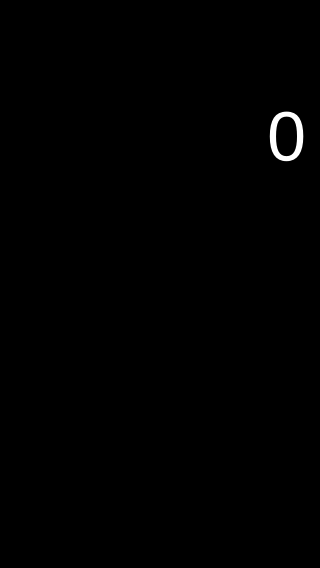
<?xml version="1.0" encoding="UTF-8"?>
<ui version="4.0">
 <class>Calculator</class>
 <widget class="QWidget" name="Calculator">
  <property name="geometry">
   <rect>
    <x>0</x>
    <y>0</y>
    <width>320</width>
    <height>568</height>
   </rect>
  </property>
  <property name="sizePolicy">
   <sizepolicy hsizetype="Fixed" vsizetype="Fixed">
    <horstretch>0</horstretch>
    <verstretch>0</verstretch>
   </sizepolicy>
  </property>
  <property name="minimumSize">
   <size>
    <width>320</width>
    <height>528</height>
   </size>
  </property>
  <property name="maximumSize">
   <size>
    <width>320</width>
    <height>568</height>
   </size>
  </property>
  <property name="windowTitle">
   <string>Calculator</string>
  </property>
  <property name="styleSheet">
   <string notr="true">QWidget{
background-color : #000000;
}

QPushButton{
	border-radius : 32px;
	font-size : 30px;
	padding-bottom:5px;
	padding-right:1px;
}

QLabel {
	border: solid;
	font-size: 70px;
	color:#FFFFFF;
}
[accessibleName = &quot;specialOperator&quot;] {
	background-color: rgb(136, 136, 136);
	color: #191919;
}

[accessibleName = &quot;operator&quot;] {
	background-color: #DD8502;
	color: #FFFFFF;
}

[accessibleName = &quot;digit&quot;] {
	background-color: rgb(52, 54, 59);
	color: #FFFFFF;
}

[accessibleName = &quot;digit&quot;]::hover {
	background-color: rgb(103, 107, 112);
	color: #FFFFFF;
}

[accessibleName = &quot;operator&quot;]::hover {
	background-color: #FFC660;
	color: #FFFFFF;
}

[accessibleName = &quot;specialOperator&quot;]::hover {
	background-color: rgb(180, 180, 180);
}</string>
  </property>
  <widget class="QPushButton" name="AC">
   <property name="geometry">
    <rect>
     <x>10</x>
     <y>200</y>
     <width>64</width>
     <height>64</height>
    </rect>
   </property>
   <property name="accessibleName">
    <string>specialOperator</string>
   </property>
   <property name="accessibleDescription">
    <string/>
   </property>
   <property name="text">
    <string>AC</string>
   </property>
  </widget>
  <widget class="QPushButton" name="plusMinus">
   <property name="geometry">
    <rect>
     <x>90</x>
     <y>200</y>
     <width>64</width>
     <height>64</height>
    </rect>
   </property>
   <property name="font">
    <font>
     <pointsize>-1</pointsize>
    </font>
   </property>
   <property name="accessibleName">
    <string>specialOperator</string>
   </property>
   <property name="accessibleDescription">
    <string>6</string>
   </property>
   <property name="text">
    <string>±</string>
   </property>
  </widget>
  <widget class="QPushButton" name="Percents">
   <property name="geometry">
    <rect>
     <x>168</x>
     <y>200</y>
     <width>64</width>
     <height>64</height>
    </rect>
   </property>
   <property name="accessibleName">
    <string>specialOperator</string>
   </property>
   <property name="accessibleDescription">
    <string>5</string>
   </property>
   <property name="text">
    <string>%</string>
   </property>
  </widget>
  <widget class="QPushButton" name="Divide">
   <property name="geometry">
    <rect>
     <x>246</x>
     <y>200</y>
     <width>64</width>
     <height>64</height>
    </rect>
   </property>
   <property name="accessibleName">
    <string>operator</string>
   </property>
   <property name="accessibleDescription">
    <string>4</string>
   </property>
   <property name="text">
    <string>÷</string>
   </property>
  </widget>
  <widget class="QPushButton" name="Button_7">
   <property name="geometry">
    <rect>
     <x>10</x>
     <y>274</y>
     <width>64</width>
     <height>64</height>
    </rect>
   </property>
   <property name="accessibleName">
    <string>digit</string>
   </property>
   <property name="text">
    <string>7</string>
   </property>
  </widget>
  <widget class="QPushButton" name="Button_4">
   <property name="geometry">
    <rect>
     <x>10</x>
     <y>348</y>
     <width>64</width>
     <height>64</height>
    </rect>
   </property>
   <property name="accessibleName">
    <string>digit</string>
   </property>
   <property name="text">
    <string>4</string>
   </property>
  </widget>
  <widget class="QPushButton" name="Button_8">
   <property name="geometry">
    <rect>
     <x>90</x>
     <y>274</y>
     <width>64</width>
     <height>64</height>
    </rect>
   </property>
   <property name="accessibleName">
    <string>digit</string>
   </property>
   <property name="text">
    <string>8</string>
   </property>
  </widget>
  <widget class="QPushButton" name="Button_9">
   <property name="geometry">
    <rect>
     <x>168</x>
     <y>274</y>
     <width>64</width>
     <height>64</height>
    </rect>
   </property>
   <property name="accessibleName">
    <string>digit</string>
   </property>
   <property name="text">
    <string>9</string>
   </property>
  </widget>
  <widget class="QPushButton" name="Times">
   <property name="geometry">
    <rect>
     <x>246</x>
     <y>274</y>
     <width>64</width>
     <height>64</height>
    </rect>
   </property>
   <property name="accessibleName">
    <string>operator</string>
   </property>
   <property name="accessibleDescription">
    <string>3</string>
   </property>
   <property name="text">
    <string>x</string>
   </property>
  </widget>
  <widget class="QPushButton" name="Button_5">
   <property name="geometry">
    <rect>
     <x>90</x>
     <y>348</y>
     <width>64</width>
     <height>64</height>
    </rect>
   </property>
   <property name="accessibleName">
    <string>digit</string>
   </property>
   <property name="text">
    <string>5</string>
   </property>
  </widget>
  <widget class="QPushButton" name="Button_6">
   <property name="geometry">
    <rect>
     <x>168</x>
     <y>348</y>
     <width>64</width>
     <height>64</height>
    </rect>
   </property>
   <property name="accessibleName">
    <string>digit</string>
   </property>
   <property name="text">
    <string>6</string>
   </property>
  </widget>
  <widget class="QPushButton" name="Minus">
   <property name="geometry">
    <rect>
     <x>246</x>
     <y>348</y>
     <width>64</width>
     <height>64</height>
    </rect>
   </property>
   <property name="accessibleName">
    <string>operator</string>
   </property>
   <property name="accessibleDescription">
    <string>2</string>
   </property>
   <property name="text">
    <string>-</string>
   </property>
  </widget>
  <widget class="QPushButton" name="Button_1">
   <property name="geometry">
    <rect>
     <x>10</x>
     <y>420</y>
     <width>64</width>
     <height>64</height>
    </rect>
   </property>
   <property name="accessibleName">
    <string>digit</string>
   </property>
   <property name="text">
    <string>1</string>
   </property>
  </widget>
  <widget class="QPushButton" name="Button_2">
   <property name="geometry">
    <rect>
     <x>90</x>
     <y>420</y>
     <width>64</width>
     <height>64</height>
    </rect>
   </property>
   <property name="accessibleName">
    <string>digit</string>
   </property>
   <property name="text">
    <string>2</string>
   </property>
  </widget>
  <widget class="QPushButton" name="Button_3">
   <property name="geometry">
    <rect>
     <x>168</x>
     <y>420</y>
     <width>64</width>
     <height>64</height>
    </rect>
   </property>
   <property name="accessibleName">
    <string>digit</string>
   </property>
   <property name="text">
    <string>3</string>
   </property>
  </widget>
  <widget class="QPushButton" name="Plus">
   <property name="geometry">
    <rect>
     <x>246</x>
     <y>420</y>
     <width>64</width>
     <height>64</height>
    </rect>
   </property>
   <property name="accessibleName">
    <string>operator</string>
   </property>
   <property name="accessibleDescription">
    <string>1</string>
   </property>
   <property name="text">
    <string>+</string>
   </property>
  </widget>
  <widget class="QPushButton" name="Button_0">
   <property name="geometry">
    <rect>
     <x>10</x>
     <y>492</y>
     <width>142</width>
     <height>64</height>
    </rect>
   </property>
   <property name="accessibleName">
    <string>digit</string>
   </property>
   <property name="text">
    <string>0</string>
   </property>
  </widget>
  <widget class="QPushButton" name="Coma">
   <property name="geometry">
    <rect>
     <x>168</x>
     <y>492</y>
     <width>64</width>
     <height>64</height>
    </rect>
   </property>
   <property name="accessibleName">
    <string>digit</string>
   </property>
   <property name="accessibleDescription">
    <string>7</string>
   </property>
   <property name="text">
    <string>,</string>
   </property>
  </widget>
  <widget class="QPushButton" name="Equal">
   <property name="geometry">
    <rect>
     <x>246</x>
     <y>490</y>
     <width>64</width>
     <height>64</height>
    </rect>
   </property>
   <property name="accessibleName">
    <string>operator</string>
   </property>
   <property name="text">
    <string>=</string>
   </property>
  </widget>
  <widget class="QLabel" name="Display">
   <property name="enabled">
    <bool>true</bool>
   </property>
   <property name="geometry">
    <rect>
     <x>16</x>
     <y>96</y>
     <width>290</width>
     <height>80</height>
    </rect>
   </property>
   <property name="layoutDirection">
    <enum>Qt::LeftToRight</enum>
   </property>
   <property name="text">
    <string>0</string>
   </property>
   <property name="textFormat">
    <enum>Qt::AutoText</enum>
   </property>
   <property name="alignment">
    <set>Qt::AlignRight|Qt::AlignTrailing|Qt::AlignVCenter</set>
   </property>
  </widget>
 </widget>
 <resources/>
 <connections>
  <connection>
   <sender>Button_1</sender>
   <signal>clicked()</signal>
   <receiver>Calculator</receiver>
   <slot>addNumber()</slot>
   <hints>
    <hint type="sourcelabel">
     <x>60</x>
     <y>445</y>
    </hint>
    <hint type="destinationlabel">
     <x>86</x>
     <y>416</y>
    </hint>
   </hints>
  </connection>
  <connection>
   <sender>Calculator</sender>
   <signal>changedWord(QString)</signal>
   <receiver>Display</receiver>
   <slot>setText(QString)</slot>
   <hints>
    <hint type="sourcelabel">
     <x>211</x>
     <y>37</y>
    </hint>
    <hint type="destinationlabel">
     <x>180</x>
     <y>127</y>
    </hint>
   </hints>
  </connection>
  <connection>
   <sender>Button_2</sender>
   <signal>clicked()</signal>
   <receiver>Calculator</receiver>
   <slot>addNumber()</slot>
   <hints>
    <hint type="sourcelabel">
     <x>118</x>
     <y>448</y>
    </hint>
    <hint type="destinationlabel">
     <x>164</x>
     <y>419</y>
    </hint>
   </hints>
  </connection>
  <connection>
   <sender>Button_3</sender>
   <signal>clicked()</signal>
   <receiver>Calculator</receiver>
   <slot>addNumber()</slot>
   <hints>
    <hint type="sourcelabel">
     <x>202</x>
     <y>449</y>
    </hint>
    <hint type="destinationlabel">
     <x>240</x>
     <y>480</y>
    </hint>
   </hints>
  </connection>
  <connection>
   <sender>Button_4</sender>
   <signal>clicked()</signal>
   <receiver>Calculator</receiver>
   <slot>addNumber()</slot>
   <hints>
    <hint type="sourcelabel">
     <x>25</x>
     <y>355</y>
    </hint>
    <hint type="destinationlabel">
     <x>86</x>
     <y>341</y>
    </hint>
   </hints>
  </connection>
  <connection>
   <sender>Button_5</sender>
   <signal>clicked()</signal>
   <receiver>Calculator</receiver>
   <slot>addNumber()</slot>
   <hints>
    <hint type="sourcelabel">
     <x>138</x>
     <y>375</y>
    </hint>
    <hint type="destinationlabel">
     <x>166</x>
     <y>334</y>
    </hint>
   </hints>
  </connection>
  <connection>
   <sender>Button_6</sender>
   <signal>clicked()</signal>
   <receiver>Calculator</receiver>
   <slot>addNumber()</slot>
   <hints>
    <hint type="sourcelabel">
     <x>190</x>
     <y>368</y>
    </hint>
    <hint type="destinationlabel">
     <x>242</x>
     <y>350</y>
    </hint>
   </hints>
  </connection>
  <connection>
   <sender>Button_7</sender>
   <signal>clicked()</signal>
   <receiver>Calculator</receiver>
   <slot>addNumber()</slot>
   <hints>
    <hint type="sourcelabel">
     <x>47</x>
     <y>283</y>
    </hint>
    <hint type="destinationlabel">
     <x>81</x>
     <y>274</y>
    </hint>
   </hints>
  </connection>
  <connection>
   <sender>Button_8</sender>
   <signal>clicked()</signal>
   <receiver>Calculator</receiver>
   <slot>addNumber()</slot>
   <hints>
    <hint type="sourcelabel">
     <x>103</x>
     <y>298</y>
    </hint>
    <hint type="destinationlabel">
     <x>159</x>
     <y>273</y>
    </hint>
   </hints>
  </connection>
  <connection>
   <sender>Button_9</sender>
   <signal>clicked()</signal>
   <receiver>Calculator</receiver>
   <slot>addNumber()</slot>
   <hints>
    <hint type="sourcelabel">
     <x>223</x>
     <y>300</y>
    </hint>
    <hint type="destinationlabel">
     <x>236</x>
     <y>271</y>
    </hint>
   </hints>
  </connection>
  <connection>
   <sender>Equal</sender>
   <signal>clicked()</signal>
   <receiver>Calculator</receiver>
   <slot>doOperations()</slot>
   <hints>
    <hint type="sourcelabel">
     <x>277</x>
     <y>521</y>
    </hint>
    <hint type="destinationlabel">
     <x>312</x>
     <y>496</y>
    </hint>
   </hints>
  </connection>
  <connection>
   <sender>Button_0</sender>
   <signal>clicked()</signal>
   <receiver>Calculator</receiver>
   <slot>addNumber()</slot>
   <hints>
    <hint type="sourcelabel">
     <x>72</x>
     <y>504</y>
    </hint>
    <hint type="destinationlabel">
     <x>164</x>
     <y>482</y>
    </hint>
   </hints>
  </connection>
  <connection>
   <sender>Times</sender>
   <signal>clicked()</signal>
   <receiver>Calculator</receiver>
   <slot>selectOperations()</slot>
   <hints>
    <hint type="sourcelabel">
     <x>287</x>
     <y>311</y>
    </hint>
    <hint type="destinationlabel">
     <x>317</x>
     <y>293</y>
    </hint>
   </hints>
  </connection>
  <connection>
   <sender>Divide</sender>
   <signal>clicked()</signal>
   <receiver>Calculator</receiver>
   <slot>selectOperations()</slot>
   <hints>
    <hint type="sourcelabel">
     <x>277</x>
     <y>241</y>
    </hint>
    <hint type="destinationlabel">
     <x>318</x>
     <y>194</y>
    </hint>
   </hints>
  </connection>
  <connection>
   <sender>Percents</sender>
   <signal>clicked()</signal>
   <receiver>Calculator</receiver>
   <slot>selectOperations()</slot>
   <hints>
    <hint type="sourcelabel">
     <x>200</x>
     <y>225</y>
    </hint>
    <hint type="destinationlabel">
     <x>238</x>
     <y>196</y>
    </hint>
   </hints>
  </connection>
  <connection>
   <sender>plusMinus</sender>
   <signal>clicked()</signal>
   <receiver>Calculator</receiver>
   <slot>selectOperations()</slot>
   <hints>
    <hint type="sourcelabel">
     <x>132</x>
     <y>218</y>
    </hint>
    <hint type="destinationlabel">
     <x>160</x>
     <y>196</y>
    </hint>
   </hints>
  </connection>
  <connection>
   <sender>Plus</sender>
   <signal>clicked()</signal>
   <receiver>Calculator</receiver>
   <slot>selectOperations()</slot>
   <hints>
    <hint type="sourcelabel">
     <x>268</x>
     <y>437</y>
    </hint>
    <hint type="destinationlabel">
     <x>318</x>
     <y>414</y>
    </hint>
   </hints>
  </connection>
  <connection>
   <sender>Minus</sender>
   <signal>clicked()</signal>
   <receiver>Calculator</receiver>
   <slot>selectOperations()</slot>
   <hints>
    <hint type="sourcelabel">
     <x>277</x>
     <y>383</y>
    </hint>
    <hint type="destinationlabel">
     <x>318</x>
     <y>382</y>
    </hint>
   </hints>
  </connection>
  <connection>
   <sender>AC</sender>
   <signal>clicked()</signal>
   <receiver>Calculator</receiver>
   <slot>reset()</slot>
   <hints>
    <hint type="sourcelabel">
     <x>43</x>
     <y>211</y>
    </hint>
    <hint type="destinationlabel">
     <x>79</x>
     <y>195</y>
    </hint>
   </hints>
  </connection>
  <connection>
   <sender>Coma</sender>
   <signal>clicked()</signal>
   <receiver>Calculator</receiver>
   <slot>addNumber()</slot>
   <hints>
    <hint type="sourcelabel">
     <x>215</x>
     <y>520</y>
    </hint>
    <hint type="destinationlabel">
     <x>235</x>
     <y>483</y>
    </hint>
   </hints>
  </connection>
 </connections>
 <slots>
  <signal>changedWord(QString)</signal>
  <slot>addNumber()</slot>
  <slot>doOperations()</slot>
  <slot>selectOperations()</slot>
  <slot>reset()</slot>
 </slots>
</ui>
